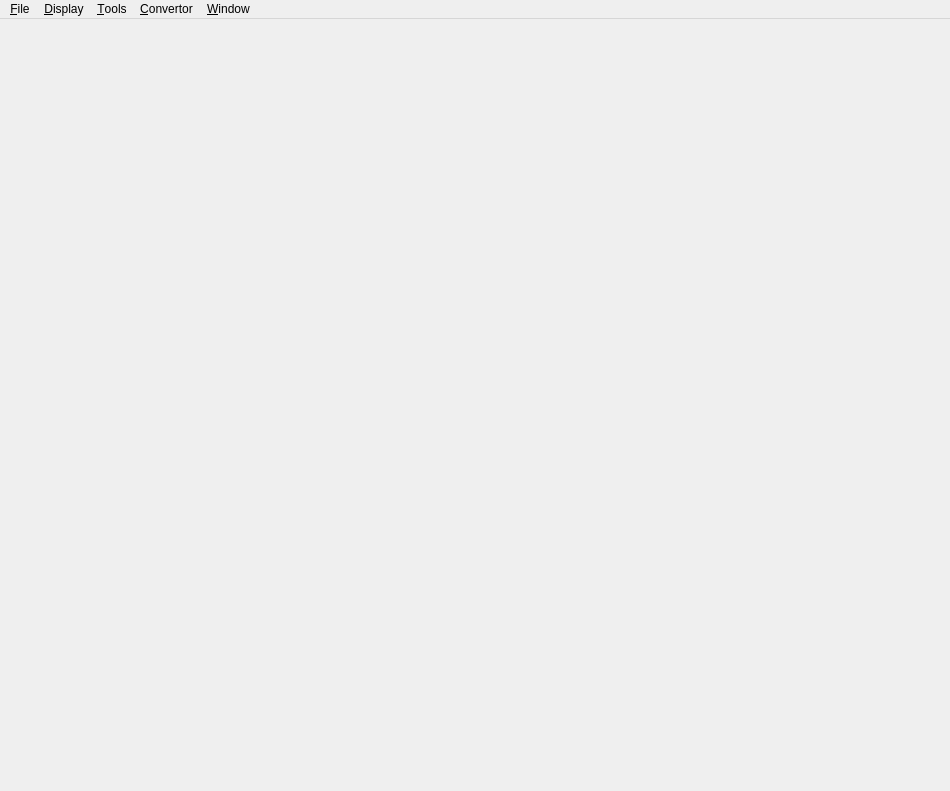
<?xml version="1.0" encoding="UTF-8"?>
<ui version="4.0">
	<class>Mayo::MainWindow</class>
	<widget class="QMainWindow" name="Mayo::MainWindow">
		<property name="geometry">
			<rect>
				<x>0</x>
				<y>0</y>
				<width>950</width>
				<height>791</height>
			</rect>
		</property>
		<property name="windowTitle">
			<string>Cadify</string>
		</property>
		<widget class="QWidget" name="centralWidget">
			<layout class="QVBoxLayout" name="verticalLayout_4">
				<property name="spacing">
					<number>0</number>
				</property>
				<property name="leftMargin">
					<number>0</number>
				</property>
				<property name="topMargin">
					<number>0</number>
				</property>
				<property name="rightMargin">
					<number>0</number>
				</property>
				<property name="bottomMargin">
					<number>0</number>
				</property>
				<item>
					<widget class="QStackedWidget" name="stack_Main">
						<property name="currentIndex">
							<number>-1</number>
						</property>
					</widget>
				</item>
			</layout>
		</widget>
		<widget class="QMenuBar" name="menuBar">
			<property name="geometry">
				<rect>
					<x>0</x>
					<y>0</y>
					<width>950</width>
					<height>26</height>
				</rect>
			</property>
			<widget class="QMenu" name="menu_File">
				<property name="title">
					<string>&amp;File</string>
				</property>
			</widget>
			<widget class="QMenu" name="menu_Help">
				<property name="title">
					<string>&amp;Help</string>
				</property>
			</widget>
			<widget class="QMenu" name="menu_Tools">
				<property name="title">
					<string>&amp;Tools</string>
				</property>
			</widget>
			<widget class="QMenu" name="menu_Window">
				<property name="title">
					<string>&amp;Window</string>
				</property>
				<addaction name="separator"/>
			</widget>
			<widget class="QMenu" name="menu_Display">
				<property name="title">
					<string>&amp;Display</string>
				</property>
			</widget>
			<widget class="QMenu" name="menuKoshika">
				<property name="title">
					<string>&amp;Convertor</string>
				</property>
			</widget>
			<addaction name="menu_File"/>
			<addaction name="menu_Display"/>
			<addaction name="menu_Tools"/>
			<addaction name="menuKoshika"/>
			<addaction name="menu_Window"/>
		</widget>
	</widget>
	<layoutdefault spacing="6" margin="11"/>
	<resources/>
	<connections/>
</ui>
